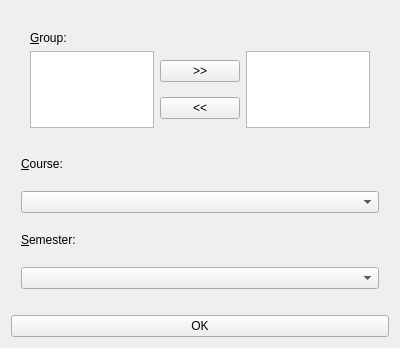
<?xml version="1.0" encoding="UTF-8"?>
<ui version="4.0">
 <class>SetupForm</class>
 <widget class="QWidget" name="SetupForm">
  <property name="geometry">
   <rect>
    <x>0</x>
    <y>0</y>
    <width>400</width>
    <height>348</height>
   </rect>
  </property>
  <property name="windowTitle">
   <string>Form</string>
  </property>
  <layout class="QVBoxLayout" name="verticalLayout">
   <item>
    <widget class="QWidget" name="selectWidget" native="true">
     <property name="styleSheet">
      <string notr="true">border-color: rgb(118, 118, 118);</string>
     </property>
     <layout class="QVBoxLayout" name="verticalLayout_5">
      <property name="spacing">
       <number>20</number>
      </property>
      <property name="leftMargin">
       <number>10</number>
      </property>
      <property name="topMargin">
       <number>11</number>
      </property>
      <property name="rightMargin">
       <number>10</number>
      </property>
      <property name="bottomMargin">
       <number>20</number>
      </property>
      <item>
       <widget class="QWidget" name="widget" native="true">
        <layout class="QVBoxLayout" name="verticalLayout_6">
         <item>
          <widget class="QLabel" name="lbGroup">
           <property name="text">
            <string>&amp;Group:</string>
           </property>
           <property name="buddy">
            <cstring>leftListWidget</cstring>
           </property>
          </widget>
         </item>
         <item>
          <layout class="QHBoxLayout" name="horizontalLayout">
           <item>
            <widget class="QListWidget" name="leftListWidget"/>
           </item>
           <item>
            <layout class="QVBoxLayout" name="verticalLayout_2">
             <item>
              <widget class="QPushButton" name="btnSelectOption">
               <property name="text">
                <string>&gt;&gt;</string>
               </property>
              </widget>
             </item>
             <item>
              <widget class="QPushButton" name="btnRemoveItem">
               <property name="text">
                <string>&lt;&lt;</string>
               </property>
              </widget>
             </item>
            </layout>
           </item>
           <item>
            <widget class="QListWidget" name="rightListWidget"/>
           </item>
          </layout>
         </item>
        </layout>
       </widget>
      </item>
      <item>
       <layout class="QVBoxLayout" name="verticalLayout_3">
        <item>
         <widget class="QLabel" name="lbCourse">
          <property name="text">
           <string>&amp;Course:</string>
          </property>
          <property name="buddy">
           <cstring>comboCourse</cstring>
          </property>
         </widget>
        </item>
        <item>
         <widget class="QComboBox" name="comboCourse"/>
        </item>
       </layout>
      </item>
      <item>
       <layout class="QVBoxLayout" name="verticalLayout_4">
        <item>
         <widget class="QLabel" name="lbSemester">
          <property name="text">
           <string>&amp;Semester:</string>
          </property>
          <property name="buddy">
           <cstring>comboSemester</cstring>
          </property>
         </widget>
        </item>
        <item>
         <widget class="QComboBox" name="comboSemester"/>
        </item>
       </layout>
      </item>
     </layout>
    </widget>
   </item>
   <item>
    <widget class="QPushButton" name="btnOkSetup">
     <property name="text">
      <string>OK</string>
     </property>
    </widget>
   </item>
  </layout>
 </widget>
 <tabstops>
  <tabstop>comboCourse</tabstop>
  <tabstop>comboSemester</tabstop>
  <tabstop>btnOkSetup</tabstop>
 </tabstops>
 <resources/>
 <connections/>
</ui>
